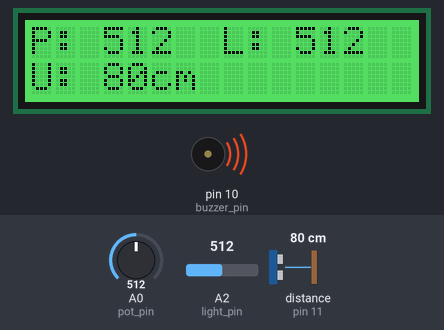
Bench run of a sketch on a simulated Arduino Uno, built with avr-gcc and run on an emulated ATmega328P. Parts: 16×2 character LCD, buzzer (waves = sounding). The test bench sets the inputs (shaded band); at power-on: A2 (light_pin) = 512, distance to the obstacle (sensor on pin 11) 80 cm, A0 (pot_pin) = 512.

Above: at 1.2 s.
1.3 s: A2 (light_pin) set to 0
At 1.6 s:
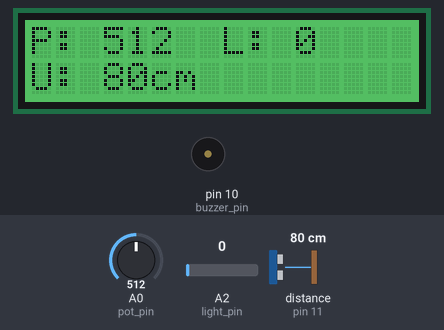
2.8 s: distance to the obstacle (sensor on pin 11) set to 120 cm
At 4.1 s:
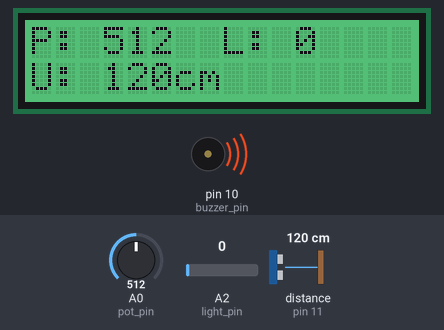
5.8 s: A0 (pot_pin) set to 1010
At 6.3 s:
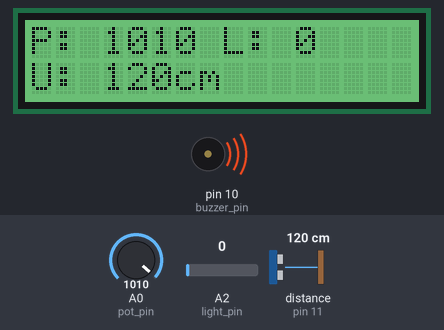
8.8 s: A2 (light_pin) set to 306
At 9.7 s:
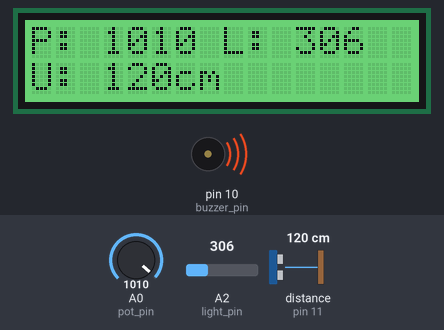
11.8 s: distance to the obstacle (sensor on pin 11) set to 250 cm
At 12.9 s:
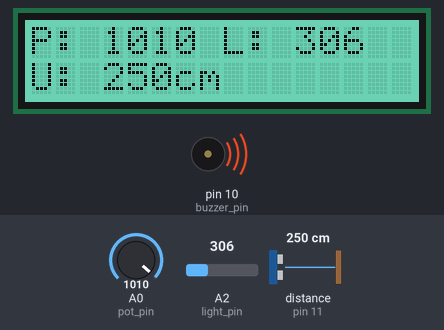
14.8 s: A2 (light_pin) set to 122
At 15.3 s:
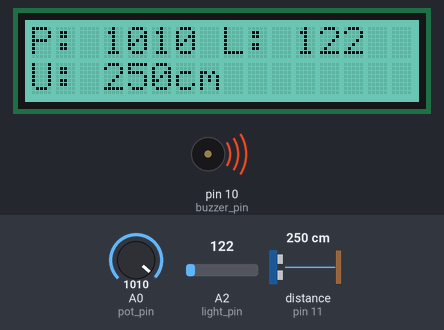
Timing chart, 0 to 17.8 s (numbered marks = the images above; inputs shaded):
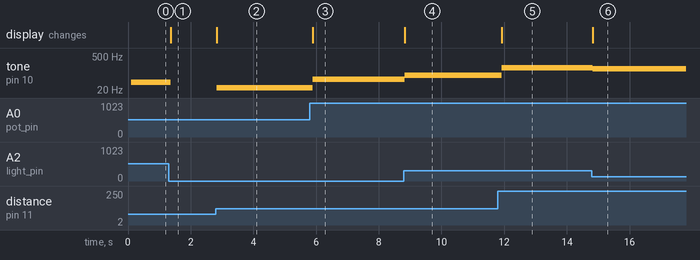

Measured:
- after the input at 1.3 s, tone on pin 10 (buzzer_pin): 42 Hz → silent after 0.06 s; the display: changes after 0.06 s (image 1)
- after the input at 2.8 s, tone on pin 10 (buzzer_pin): silent → 25 Hz at once; the display: changes at once (image 2)
- after the input at 5.8 s, tone on pin 10 (buzzer_pin): 25 Hz → 56 Hz after 0.10 s; the display: changes after 0.10 s (image 3)
- after the input at 8.8 s, tone on pin 10 (buzzer_pin): 56 Hz → 81 Hz at once; the display: changes at once (image 4)
- after the input at 11.8 s, tone on pin 10 (buzzer_pin): 81 Hz → 164 Hz after 0.12 s; the display: changes after 0.12 s (image 5)
- after the input at 14.8 s, tone on pin 10 (buzzer_pin): 164 Hz → 149 Hz at once; the display: changes at once (image 6)

The sketch:

05_LCD.ino
```cpp
#include <Ultrasonic.h>
#include <rgb_lcd.h>

rgb_lcd lcd;
Ultrasonic ultrasonic_sensor(11);

long ultrasonic_distance = 0;
int pot_pin = A0;
int pot_value = 0;
int light_pin = A2;
int light_value = 0;
int buzzer_pin = 10;

int light_value_max = 4095;
int light_value_min = 1000;

void setup() {
  lcd.begin(16, 2);
  lcd.print("HI LCD!");
  lcd.setRGB(0, 255, 0);

  pinMode(buzzer_pin, OUTPUT);
}

void loop() {
  lcd.clear();

  pot_value = analogRead(pot_pin);
  ultrasonic_distance = ultrasonic_sensor.MeasureInCentimeters();

  light_value = analogRead(light_pin);

  // Potentiometer
  lcd.setCursor(0, 0);  // first character, first line
  lcd.print("P: " + String(pot_value));

  // Light sensor
  lcd.setCursor(8, 0);  // 8th character, first line
  lcd.print("L: " + String(light_value));

  // Distance sensor
  lcd.setCursor(0, 1);  // first character, second line

  if(ultrasonic_distance > 400) {
    lcd.print("U: Out of range");
  }
  else {
    lcd.print("U: " + String(ultrasonic_distance) + "cm");
  }

  mapValues();
  updateRGB();
  playBuzzer();

  delay(50);

}

void playBuzzer() {
  int buzzer_freq = pot_value + light_value + ultrasonic_distance;
  tone(buzzer_pin, buzzer_freq);
}

void mapValues() {

  // Potentiometer
  pot_value = map(pot_value, 0, 4095, 0, 255);

  // Light sensor
  light_value = map(light_value, light_value_max, light_value_min, 255, 0);

  // Distance sensor
  if(ultrasonic_distance <= 400) {
    ultrasonic_distance = map(ultrasonic_distance, 0, 400, 0, 255);
  }

}

void updateRGB() {
  lcd.setRGB(pot_value, light_value, ultrasonic_distance);
}
```
